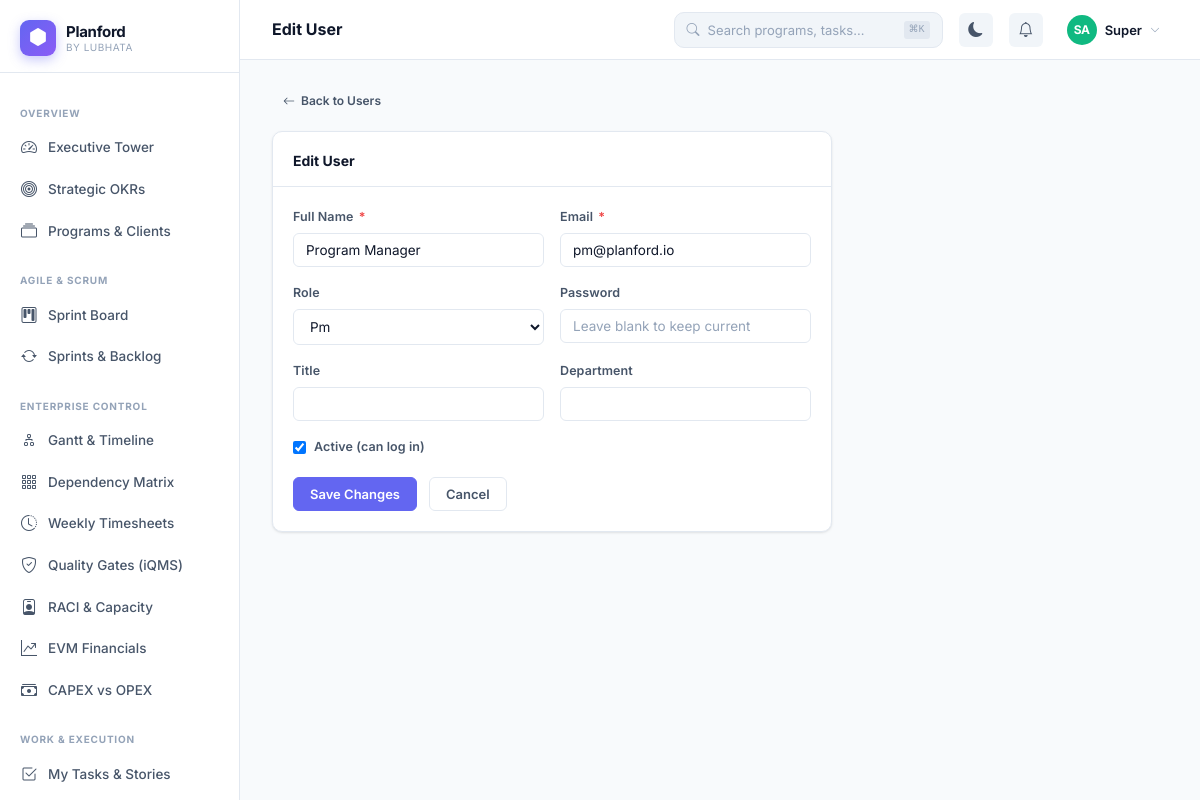
Page /admin/users/edit?id=2 (signed in) on the committed database.
### tables this page shows
CREATE TABLE `users` (
  `id` int unsigned NOT NULL AUTO_INCREMENT,
  `org_id` int unsigned NOT NULL,
  `name` varchar(120) NOT NULL,
  `email` varchar(150) NOT NULL,
  `password` varchar(255) NOT NULL,
  `role` enum('super_admin','org_admin','pm','member','stakeholder','viewer') NOT NULL DEFAULT 'member',
  `avatar` varchar(300) DEFAULT NULL,
  `title` varchar(100) DEFAULT NULL,
  `department` varchar(100) DEFAULT NULL,
  `is_active` tinyint(1) NOT NULL DEFAULT '1',
  `last_login` datetime DEFAULT NULL,
  `timezone` varchar(60) DEFAULT 'Asia/Kolkata',
  `settings` json DEFAULT NULL,
  `created_at` datetime NOT NULL DEFAULT CURRENT_TIMESTAMP,
  PRIMARY KEY (`id`),
  UNIQUE KEY `email_org` (`email`,`org_id`),
  KEY `org_id` (`org_id`)
);

### src/Models/DB.php (called while the page is built, shortened)
<?php
class DB {
    private static ?DB $instance = null;
    private mysqli $conn;
    private function __construct() {
        $this->conn = new mysqli(DB_HOST, DB_USER, DB_PASS, DB_NAME, DB_PORT);
        $this->conn->set_charset('utf8mb4');
        $this->conn->query("SET time_zone = '+05:30'");
    }
    public static function get(): self {
        if (!self::$instance) self::$instance = new self();
        return self::$instance;
    }
    private function types(array $params): string {
        return implode('', array_map(fn($v) =>
            is_int($v) ? 'i' : (is_float($v) ? 'd' : 's'), $params));
    }
    public function query(string $sql, array $params = []): mysqli_result|bool {
        $stmt = $this->conn->prepare($sql);
        $stmt->bind_param($this->types($params), ...$params);
        $stmt->execute();
        $result = $stmt->get_result();
        return $result !== false ? $result : true;
    }
    public function fetchOne(string $sql, array $params = []): ?array {
        $r = $this->query($sql, $params);
        return $r->fetch_assoc() ?: null;
    }
}
function db(): DB { return DB::get(); }

### views/admin/user_form.php (the view, shortened to what this page needs)
<?php
$db=db(); $orgId=authOrgId(); $id=(int)($_GET['id']??0); $isEdit=$id>0; $user=null; $errors=[];
if ($isEdit) { $user=$db->fetchOne("SELECT * FROM users WHERE id=? AND org_id=?",[$id,$orgId]); if(!$user) redirect('/admin/users','Not found.','danger'); }
?>
<div style="max-width:560px">
  <a href="<?= url('admin/users') ?>" class="btn btn-ghost btn-sm mb-4"><i class="bi bi-arrow-left"></i> Back to Users</a>
  <div class="pf-card">
    <div class="pf-card-header"><div class="pf-card-title"><?= $isEdit?'Edit User':'Add New User' ?></div></div>
    <div class="pf-card-body">
      <form method="POST">
        <div class="pf-form-row mb-4">
          <div class="pf-form-group mb-0"><label class="pf-label">Full Name <span class="req">*</span></label><input type="text" name="name" class="pf-input" value="<?= e($user['name']??'') ?>" required></div>
          <div class="pf-form-group mb-0"><label class="pf-label">Email <span class="req">*</span></label><input type="email" name="email" class="pf-input" value="<?= e($user['email']??'') ?>" required></div>
        </div>
        <div class="pf-form-row mb-4">
          <div class="pf-form-group mb-0"><label class="pf-label">Role</label>
            <select name="role" class="pf-select">
              <?php foreach(['org_admin','pm','member','viewer','stakeholder'] as $r): ?><option value="<?= $r ?>" <?= ($user['role']??'member')===$r?'selected':'' ?>><?= ucfirst(str_replace('_',' ',$r)) ?></option><?php endforeach;?>
            </select></div>
          <div class="pf-form-group mb-0"><label class="pf-label">Password <?= !$isEdit?'<span class="req">*</span>':'' ?></label><input type="password" name="password" class="pf-input" <?= !$isEdit?'required':'' ?> minlength="8" placeholder="<?= $isEdit?'Leave blank to keep current':'' ?>"></div>
        </div>
        <div class="pf-form-row mb-4">
          <div class="pf-form-group mb-0"><label class="pf-label">Title</label><input type="text" name="title" class="pf-input" value="<?= e($user['title']??'') ?>"></div>
          <div class="pf-form-group mb-0"><label class="pf-label">Department</label><input type="text" name="department" class="pf-input" value="<?= e($user['department']??'') ?>"></div>
        </div>
        <div style="display:flex;align-items:center;gap:8px;margin-bottom:20px">
          <input type="checkbox" name="is_active" id="ia" value="1" <?= ($user['is_active']??1)?'checked':'' ?>>
          <label for="ia" class="pf-label mb-0">Active (can log in)</label>
        </div>
        <div class="d-flex gap-3">
          <button type="submit" class="btn btn-primary"><?= $isEdit?'Save Changes':'Create User' ?></button>
          <a href="<?= url('admin/users') ?>" class="btn btn-outline">Cancel</a>
        </div>
      </form>
    </div>
  </div>
</div>
<?php $content=ob_get_clean(); require VIEW_PATH.'layouts/app.php';

### index.php (shortened to what this page needs)
<?php
require_once __DIR__ . '/src/Models/DB.php';
require_once __DIR__ . '/src/Helpers/helpers.php';
$uri    = parse_url($_SERVER['REQUEST_URI'], PHP_URL_PATH);
$base   = parse_url(APP_URL, PHP_URL_PATH);
$path   = '/' . trim(substr($uri, strlen($base)), '/');
foreach ($routes as $route => [$view, $roles]) {
    if ($path === $route || $path === $route . '/') {
        require VIEW_PATH . str_replace('/', DIRECTORY_SEPARATOR, $view) . '.php';
        break;
    }
}

### assets/css/planford.css (style rules this page uses)
:root { --pf-indigo: #6366f1; --pf-violet: #8b5cf6; --pf-pink: #ec4899; --pf-cyan: #06b6d4; --pf-green: #22c55e; --pf-amber: #f59e0b; --pf-red: #ef4444; --pf-blue: #3b82f6; --pf-teal: #14b8a6; --pf-orange: #f97316; --pf-bg: #f8fafc; --pf-surface: #ffffff; --pf-surface2: #f1f5f9; --pf-border: #e2e8f0; --pf-text: #0f172a; --pf-text-2: #475569; --pf-text-3: #94a3b8; --pf-sidebar-w: 240px; --pf-header-h: 60px; --pf-radius: 10px; --pf-radius-sm: 6px; --pf-radius-lg: 16px; --pf-shadow: 0 1px 3px rgba(0,0,0,.08), 0 1px 2px rgba(0,0,0,.04); --pf-shadow-md: 0 4px 12px rgba(0,0,0,.1); --pf-shadow-lg: 0 12px 32px rgba(0,0,0,.12); --pf-transition: all .2s cubic-bezier(.4,0,.2,1); --pf-font: 'Inter', -apple-system, BlinkMacSystemFont, 'Segoe UI', sans-serif; }
*, *::before, *::after { box-sizing: border-box; margin: 0; padding: 0; }
html { font-size: 14px; scroll-behavior: smooth; }
body { font-family: var(--pf-font); background: var(--pf-bg); color: var(--pf-text); line-height: 1.6; -webkit-font-smoothing: antialiased; min-height: 100vh; }
a { color: var(--pf-indigo); text-decoration: none; transition: var(--pf-transition); }
input, textarea, select, button { font-family: inherit; font-size: inherit; }
.pf-card { background: var(--pf-surface); border: 1px solid var(--pf-border); border-radius: var(--pf-radius); box-shadow: var(--pf-shadow); overflow: hidden; }
.pf-card-header { padding: 18px 20px 14px; border-bottom: 1px solid var(--pf-border); display: flex; align-items: center; justify-content: space-between; gap: 12px; }
.pf-card-title { font-size: 14px; font-weight: 700; color: var(--pf-text); }
.pf-card-body { padding: 20px; }
.btn { display: inline-flex; align-items: center; gap: 6px; padding: 7px 16px; border-radius: var(--pf-radius-sm); font-size: 13px; font-weight: 600; border: 1px solid transparent; cursor: pointer; transition: var(--pf-transition); text-decoration: none; white-space: nowrap; line-height: 1.4; }
.btn-primary { background: var(--pf-indigo); color: #fff; border-color: var(--pf-indigo); }
.btn-outline { background: transparent; color: var(--pf-text-2); border-color: var(--pf-border); }
.btn-ghost { background: transparent; color: var(--pf-text-2); border-color: transparent; }
.btn-sm { padding: 4px 10px; font-size: 12px; }
.pf-form-group { margin-bottom: 18px; }
.pf-label { display: block; font-size: 12.5px; font-weight: 600; color: var(--pf-text-2); margin-bottom: 6px; letter-spacing: .1px; }
.pf-label .req { color: var(--pf-red); margin-left: 2px; }
.pf-input, .pf-select, .pf-textarea { width: 100%; padding: 8px 12px; background: var(--pf-surface); border: 1px solid var(--pf-border); border-radius: var(--pf-radius-sm); color: var(--pf-text); font-size: 13.5px; transition: var(--pf-transition); outline: none; }
.pf-input::placeholder, .pf-textarea::placeholder { color: var(--pf-text-3); }
.pf-select { cursor: pointer; }
.pf-form-row { display: grid; grid-template-columns: 1fr 1fr; gap: 16px; }
.d-flex { display: flex; }
.gap-3 { gap: 12px; }
.mb-0 { margin-bottom: 0; }
.mb-4 { margin-bottom: 16px; }

### rows in the picture
users: name "Program Manager", email "pm@planford.io", role "Pm", is_active "☑"
